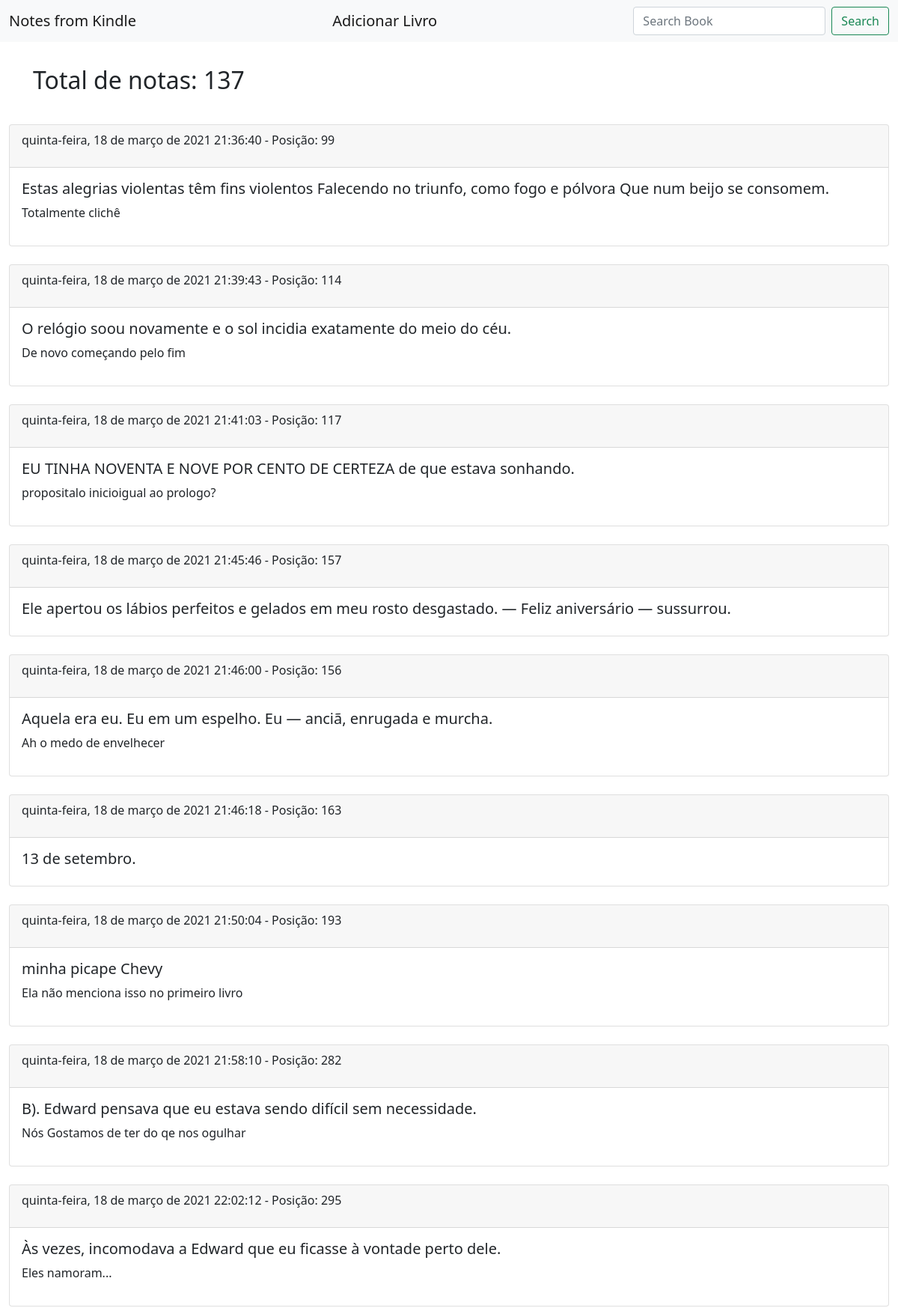
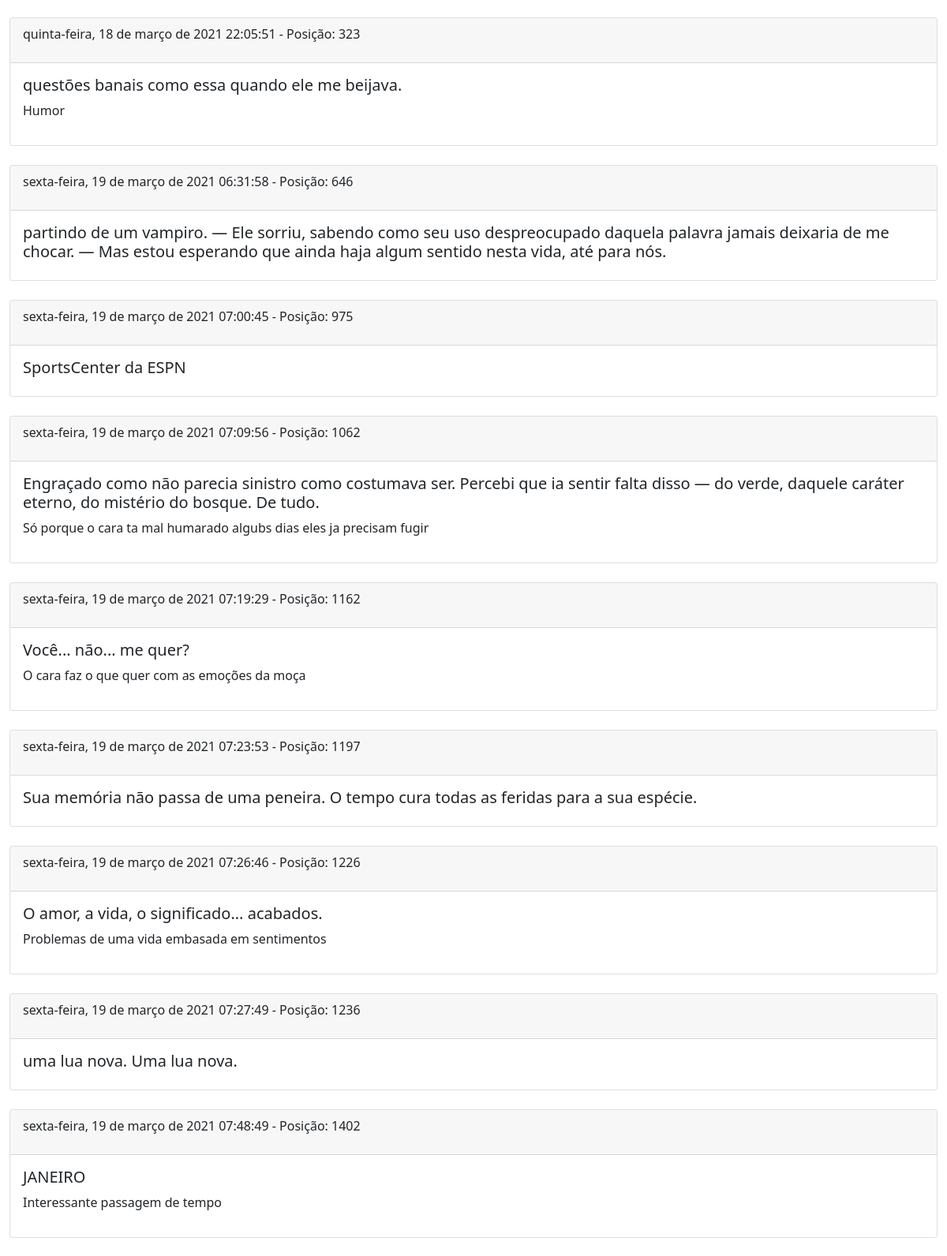
The page /book-notes/38 (upper part) on the database its author committed (2 pictures, top to bottom).
### notes/models.py (models this page shows, shortened)
class Note(models.Model):
    posicao_inicial = models.IntegerField()
    posicao_final = models.IntegerField()
    destaque = models.TextField()
    data = models.CharField(max_length=200)
    nota = models.TextField(null=True)
    book = models.ForeignKey('Book', on_delete=models.CASCADE, default=0)

### notes/views.py (the view)
# urls.py: path('book-notes/<int:book>', BookNotesListView.as_view(), name='notas-livro'),
class BookNotesListView(ListView):
    model = Note
    template_name = 'notas_livro.html'
    def get_queryset(self):
        return Note.objects.filter(
            book = self.kwargs['book']
        )

### templates/notas_livro.html
{% extends 'base.html' %}
{% block content %}
    <div class="row justify-content-center">
        <div class="col align-self-center">
            <h2>Total de notas: {{object_list.count}}</h2>
        </div>
    </div>
        {% for note in object_list %}
                <div class="card">
                    <div class="card-header">
                        <p>{{note.data}} -  Posição: {{note.posicao_inicial}}</p>
                    </div>
                    <div class="card-body">
                        <h5>{{note.destaque}}</h5>
                        {% if note.nota not in 'Esse destaque não possui nota'%}
                            <p>{{note.nota}}</p>
                        {% endif %}
                    </div>
                </div>
            <br>
        {% endfor %}
{% endblock content %}

### static/css/base.css (style rules this page uses)
.row { padding: 2rem; }
.card { height: 100%; }

### rows shown on the page
Note: data "quinta-feira, 18 de março de 2021 21:36:40", posicao_inicial "99", destaque "Estas alegrias violentas têm fins violentos Falecendo no triunfo, como fogo e pólvora Que num beijo se consomem.", nota "Totalmente clichê"
Note: data "quinta-feira, 18 de março de 2021 21:39:43", posicao_inicial "114", destaque "O relógio soou novamente e o sol incidia exatamente do meio do céu.", nota "De novo começando pelo fim"
Note: data "quinta-feira, 18 de março de 2021 21:41:03", posicao_inicial "117", destaque "EU TINHA NOVENTA E NOVE POR CENTO DE CERTEZA de que estava sonhando.", nota "propositalo inicioigual ao prologo?"
Note: data "quinta-feira, 18 de março de 2021 21:45:46", posicao_inicial "157", destaque "Ele apertou os lábios perfeitos e gelados em meu rosto desgastado. — Feliz aniversário — sussurrou."
Note: data "quinta-feira, 18 de março de 2021 21:46:00", posicao_inicial "156", destaque "Aquela era eu. Eu em um espelho. Eu — anciã, enrugada e murcha.", nota "Ah o medo de envelhecer"
Note: data "quinta-feira, 18 de março de 2021 21:46:18", posicao_inicial "163", destaque "13 de setembro."
Note: data "quinta-feira, 18 de março de 2021 21:50:04", posicao_inicial "193", destaque "minha picape Chevy", nota "Ela não menciona isso no primeiro livro"
Note: data "quinta-feira, 18 de março de 2021 21:58:10", posicao_inicial "282", destaque "B). Edward pensava que eu estava sendo difícil sem necessidade.", nota "Nós Gostamos de ter do qe nos ogulhar"
Note: data "quinta-feira, 18 de março de 2021 22:02:12", posicao_inicial "295", destaque "Às vezes, incomodava a Edward que eu ficasse à vontade perto dele.", nota "Eles namoram..."
Note: data "quinta-feira, 18 de março de 2021 22:05:51", posicao_inicial "323", destaque "questões banais como essa quando ele me beijava.", nota "Humor"
Note: data "sexta-feira, 19 de março de 2021 06:31:58", posicao_inicial "646", destaque "partindo de um vampiro. — Ele sorriu, sabendo como seu uso despreocupado daquela palavra jamais deixaria de me chocar. — Mas estou esperando que ainda haja algum sentido nesta vida, até para nós."
Note: data "sexta-feira, 19 de março de 2021 07:00:45", posicao_inicial "975", destaque "SportsCenter da ESPN"
Note: data "sexta-feira, 19 de março de 2021 07:09:56", posicao_inicial "1062", destaque "Engraçado como não parecia sinistro como costumava ser. Percebi que ia sentir falta disso — do verde, daquele caráter eterno, do mistério do bosque. De tudo.", nota "Só porque o cara ta mal humarado algubs dias eles ja precisam fugir"
Note: data "sexta-feira, 19 de março de 2021 07:19:29", posicao_inicial "1162", destaque "Você... não... me quer?", nota "O cara faz o que quer com as emoções da moça"
Note: data "sexta-feira, 19 de março de 2021 07:23:53", posicao_inicial "1197", destaque "Sua memória não passa de uma peneira. O tempo cura todas as feridas para a sua espécie."
Note: data "sexta-feira, 19 de março de 2021 07:26:46", posicao_inicial "1226", destaque "O amor, a vida, o significado... acabados.", nota "Problemas de uma vida embasada em sentimentos"
Note: data "sexta-feira, 19 de março de 2021 07:27:49", posicao_inicial "1236", destaque "uma lua nova. Uma lua nova."
Note: data "sexta-feira, 19 de março de 2021 07:48:49", posicao_inicial "1402", destaque "JANEIRO", nota "Interessante passagem de tempo"

### other values the page prints
{{ object_list.count }} "137"
